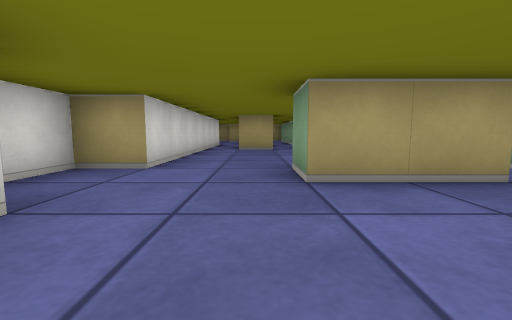
View 1 (above)

23 first-person views from a walk through a cub3D ray-caster map. The camera is about half as high as the walls, tilts 6° down and sees 90° across. The floor is counted in squares. Each view is taken from the middle of a square. On the plan, view 1 faces up. The plan holds only what a view shows up to about 9 squares ahead; the rest is blank. The place goes on beyond the plan.

View 2
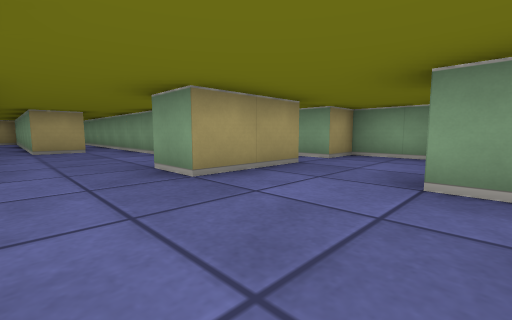

View 3
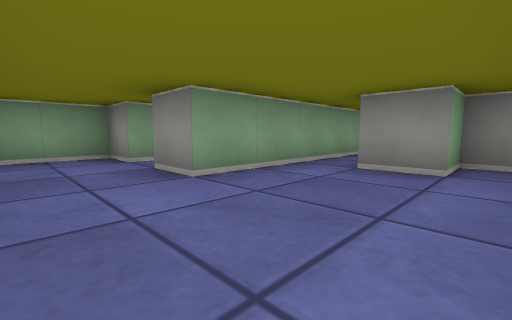

View 4
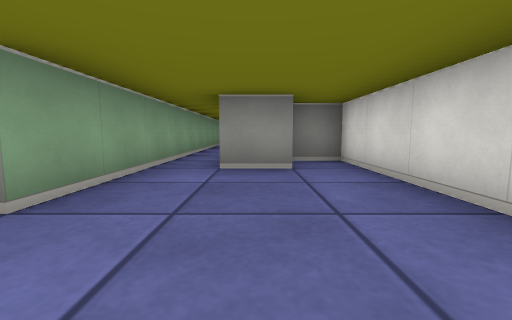

View 5
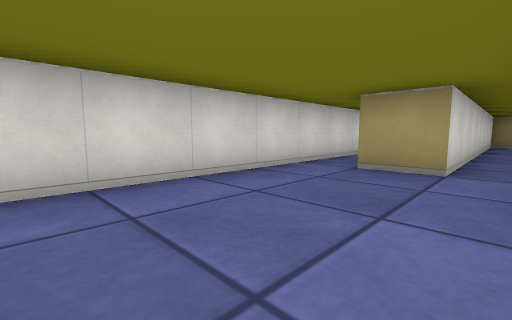

View 6
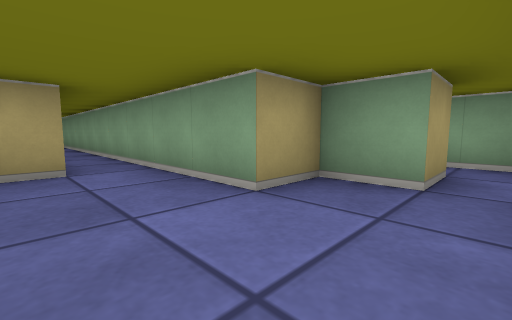

View 7
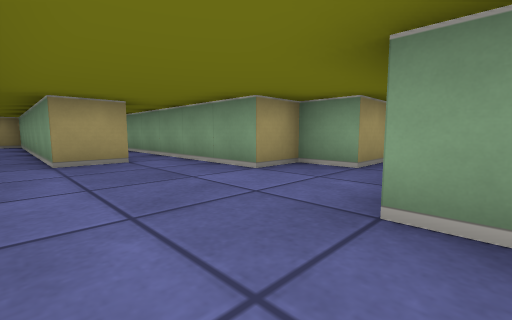

View 8
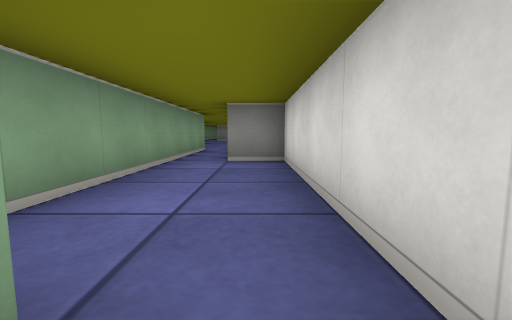

View 9
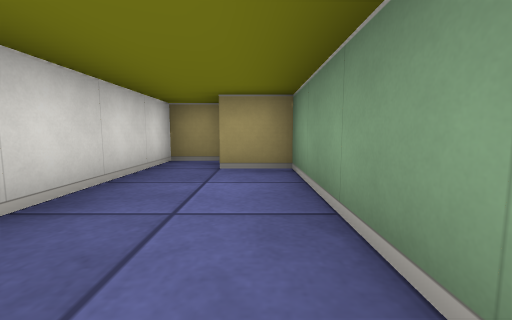

View 10
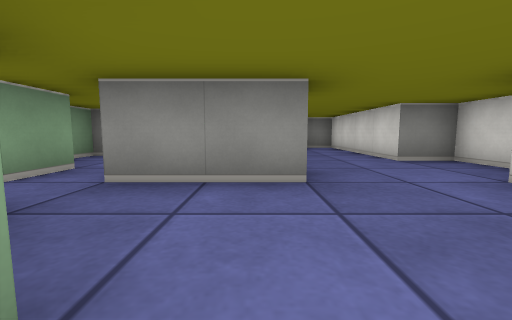

View 11
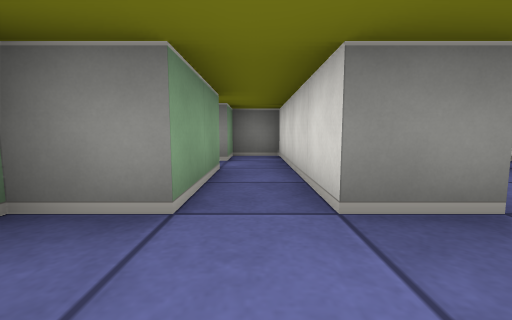

View 12
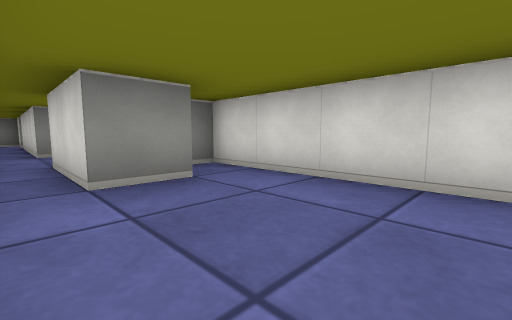

View 13
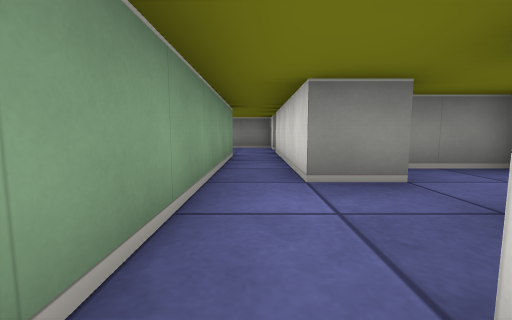

View 14
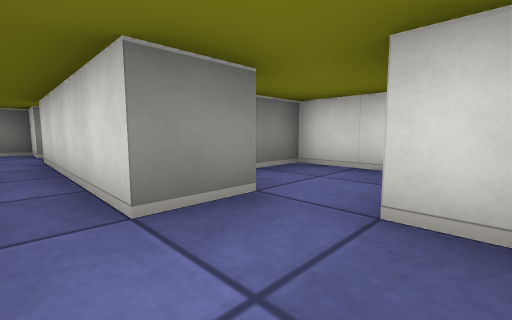

View 15
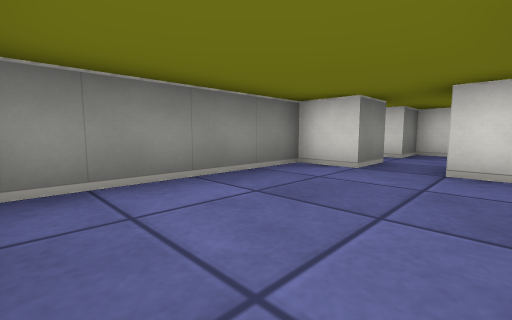

View 16
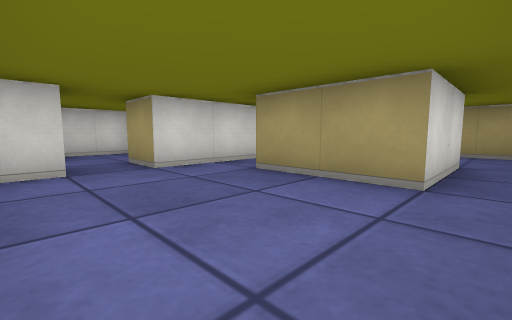

View 17
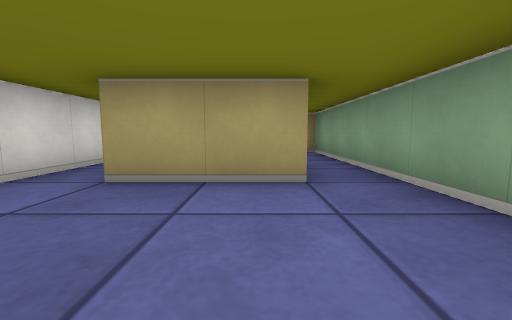

View 18
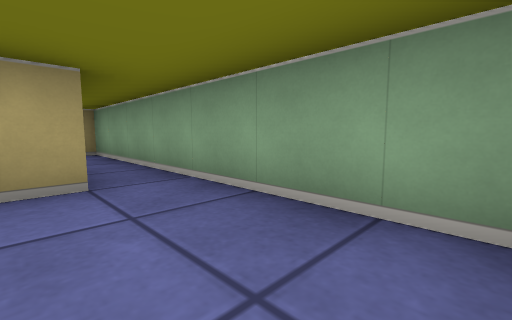

View 19
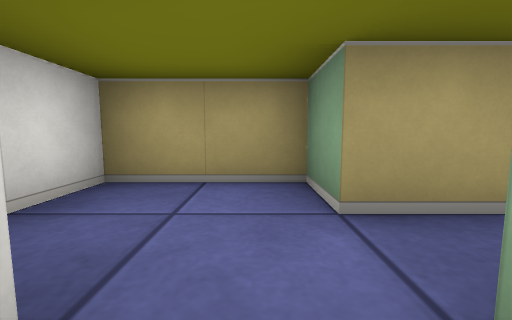

View 20
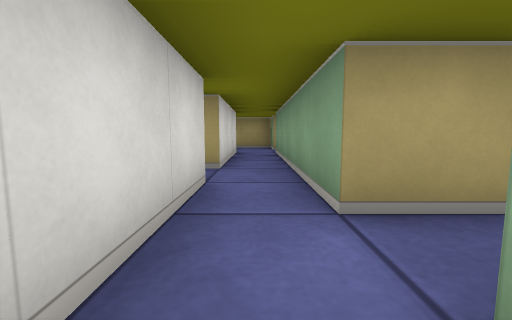

View 21
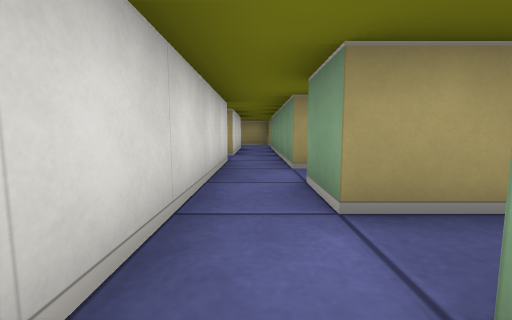

View 22
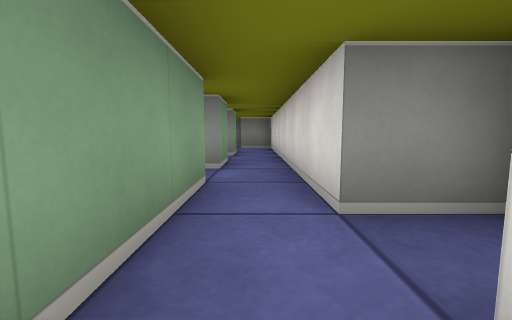

View 23
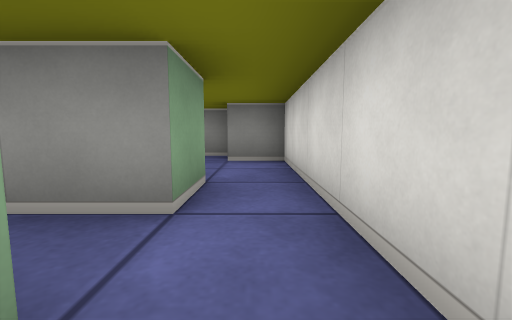

### Floor plan
Ten units are one square. View 1 is at (0, 0); x grows to the right and y downward. Boxes are objects, and circles mark ways between rooms. Rooms are numbered by the first view taken in them; rooms with no view inside come last. Other rooms are left out.
<svg viewBox="-31 -160 81 390">
<path fill="none" stroke="#000" d="M25 -45 25 -55 15 -55 15 -145M26 -25 5 -25 5 -35 25 -35M-15 -99 -15 -35 -25 -35 -25 -15 -15 -15 -15 25 -5 25 -5 15 5 15M15 15 15 -5 25 -5M10 -155 5 -155 5 -75 -5 -75 -5 -105M-16 -155 -25 -155 -25 -105 -15 -105M-5 -105 -5 -145 -15 -145M35 -5 45 -5 45 -25 35 -25 35 -35M-5 39 -5 45M15 55 15 15M5 15 5 35M5 105 5 115 41 115M35 65 35 85 15 85 15 55M45 111 45 65M5 55 5 95M-26 145 -15 145 -15 175M6 155 -5 155 -5 105M-15 105 -15 135M-5 175 -5 165M-5 195 -5 185 5 185M-15 175 -15 215 -5 215M6 175 -5 175M-5 225 1 225M-5 105 5 105M5 95 -5 95 -5 85 -25 85 -25 105 -15 105M-6 55 5 55M-25 51 -25 65 -10 65M45 65 45 45 32 45"/>
<circle cx="-10" cy="-110" r="3" fill="#2a7"/>
<circle cx="20" cy="-15" r="3" fill="#2a7"/>
<circle cx="10" cy="10" r="3" fill="#2a7"/>
<circle cx="10" cy="50" r="3" fill="#2a7"/>
<circle cx="0" cy="50" r="3" fill="#2a7"/>
<circle cx="0" cy="100" r="3" fill="#2a7"/>
<circle cx="40" cy="70" r="3" fill="#2a7"/>
<circle cx="-10" cy="170" r="3" fill="#2a7"/>
<circle cx="-10" cy="100" r="3" fill="#2a7"/>
<text x="0" y="-50">1</text>
<text x="-20" y="-130">2</text>
<text x="30" y="-20">3</text>
<text x="10" y="40">4</text>
<text x="20" y="90">5</text>
<text x="-10" y="140">6</text>
<text x="-10" y="190">7</text>
<text x="-10" y="100">8</text>
<text x="-10" y="50">9</text>
<text x="30" y="50">10</text>
</svg>
Room 1 opens to room 2. Room 1 opens to room 3. Room 1 opens to room 4. Room 4 opens to room 5. Room 4 opens to room 9. Room 5 opens to room 8. Room 5 opens to room 10. Room 6 opens to room 7. Room 6 opens to room 8.

Where each view was taken, in squares from view 1:
view 1: 0 up, 0 right, facing up
view 2: 0 up, 1 left, facing up-right
view 3: 2 up, 1 left, facing down-right
view 4: 2 up, 0 right, facing down
view 5: 4 up, 1 right, facing up-left
view 6: 4 up, 0 right, facing up-right
view 7: 3 up, 1 left, facing up-right
view 8: 15 up, 2 left, facing down
view 9: 11 up, 1 left, facing up
view 10: 6 up, 1 right, facing down
view 11: 2 up, 3 right, facing down
view 12: 1 up, 1 right, facing down-left
view 13: 3 down, 1 right, facing down
view 14: 4 down, 1 right, facing down-left
view 15: 9 down, 4 right, facing down-left
view 16: 11 down, 4 right, facing up-left
view 17: 11 down, 3 right, facing up
view 18: 11 down, 3 right, facing up-right
view 19: 11 down, 1 left, facing up
view 20: 17 down, 1 left, facing up
view 21: 19 down, 1 left, facing up
view 22: 13 down, 1 left, facing down
view 23: 17 down, 1 left, facing down
